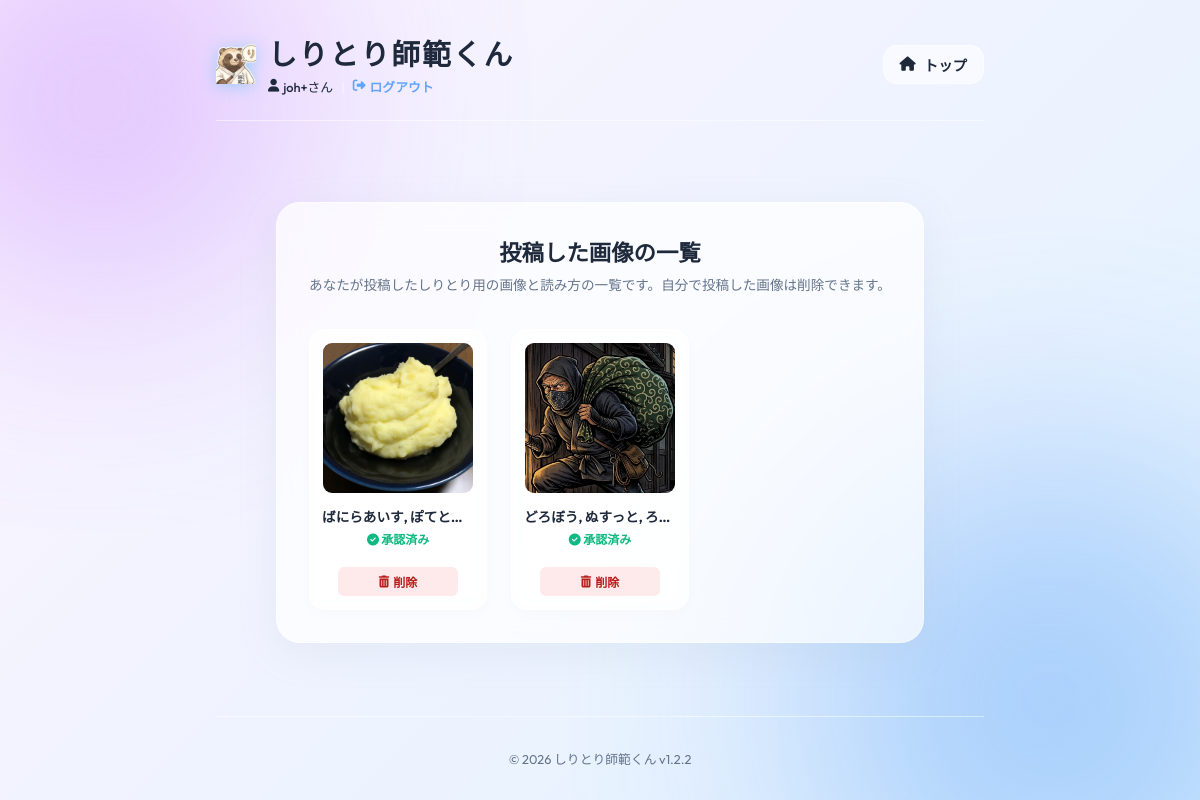
Screenshot of /shiritori/my-images/ (signed in) with the database file from the repository.
### shiritori_game/models.py (models this page shows, shortened)
class GameImage(models.Model):
    user = models.ForeignKey(
        User,
        on_delete=models.CASCADE,
        null=True,
        blank=True,
        related_name='uploaded_images',
        verbose_name='投稿ユーザー'
    )
    image = models.ImageField(
        upload_to='uploads/%Y/%m/%d/',
        verbose_name='画像ファイル'
    )
    is_approved = models.BooleanField(
        default=False,
        verbose_name='承認フラグ',
        help_text='管理者が承認するまでゲーム内には表示されません。'
    )
    created_at = models.DateTimeField(
        auto_now_add=True,
        verbose_name='登録日時'
    )
    updated_at = models.DateTimeField(
        auto_now=True,
        verbose_name='更新日時'
    )
    class Meta:
        verbose_name = 'ゲーム画像'
        verbose_name_plural = 'ゲーム画像一覧'
        ordering = ['-created_at']
    @property
    def readings_list(self):
        return [r.reading for r in self.readings.all()]

class ImageReading(models.Model):
    image = models.ForeignKey(
        GameImage,
        on_delete=models.CASCADE,
        related_name='readings',
        verbose_name='対象画像'
    )
    reading = models.CharField(
        max_length=100,
        validators=[hiragana_validator],
        verbose_name='読み方（ひらがな）',
        help_text='しりとり用の読み方をひらがなで入力してください（例: りんご）。'
    )
    created_at = models.DateTimeField(
        auto_now_add=True,
        verbose_name='登録日時'
    )
    class Meta:
        verbose_name = '画像の読み方'
        verbose_name_plural = '画像の読み方一覧'
        unique_together = ('image', 'reading')
        ordering = ['created_at']

### shiritori_game/views.py (the view)
# urls.py: path('my-images/', views.my_images, name='my_images'),
@login_required(login_url='shiritori_game:login')
def my_images(request):
    images = GameImage.objects.filter(user=request.user).prefetch_related('readings')
    return render(request, 'shiritori_game/my_images.html', {'images': images})

### shiritori_game/templates/shiritori_game/my_images.html (shortened to what this page needs)
{% load static %}
<!DOCTYPE html>
<html lang="ja">
<head>
    <link rel="stylesheet" href="https://cdnjs.cloudflare.com/ajax/libs/font-awesome/6.4.0/css/all.min.css">
    <link rel="stylesheet" href="{% static 'shiritori_game/css/style.css' %}">
</head>
<body>
    <div id="app-container" class="app-container" style="min-height: 100vh;">
        <div class="blob blob-1"></div>
        <div class="blob blob-2"></div>
        <header class="app-header">
            <div class="header-logo">
                <img src="{% static 'img/sihankun_100t.png' %}" alt="しりとり師範くんロゴ" class="logo-icon-img">
                <div class="logo-text-group">
                    <h1>しりとり師範くん</h1>
                    <div class="user-status">
                        {% if user.is_authenticated %}
                            <span class="user-name"><i class="fa-solid fa-user"></i> {{ user.username }}さん</span>
                            <span class="status-sep">|</span>
                            <a href="{% url 'shiritori_game:logout' %}" class="auth-link"><i class="fa-solid fa-right-from-bracket"></i> ログアウト</a>
                        {% endif %}
                    </div>
                </div>
            </div>
            <div>
                <a href="{% url 'shiritori_game:game_index' %}" class="btn btn-secondary" style="font-size: 0.9rem; padding: 0.5rem 1rem;"><i class="fa-solid fa-house"></i> トップ</a>
            </div>
        </header>
        <main class="game-main" style="margin-bottom: 2rem;">
            <div class="game-card menu-card" style="max-width: 100%; padding: 2rem;">
                <h2 style="font-size: 1.4rem; margin-bottom: 0.5rem; font-weight: 700; color: var(--text-primary);">
                    投稿した画像の一覧
                </h2>
                <p style="font-size: 0.85rem; color: var(--text-secondary); margin-bottom: 2rem; line-height: 1.6;">
                    あなたが投稿したしりとり用の画像と読み方の一覧です。自分で投稿した画像は削除できます。
                </p>
                {% if images %}
                    <div class="my-images-grid">
                        {% for img in images %}
                            <div class="my-image-item">
                                <img src="{{ img.image.url }}" alt="投稿画像">
                                <div class="my-image-info">
                                    <div class="my-image-readings" title="{{ img.readings_list|join:', ' }}">
                                        {{ img.readings_list|join:", " }}
                                    </div>
                                    <div class="my-image-status">
                                        {% if img.is_approved %}
                                            <span class="status-approved"><i class="fa-solid fa-circle-check"></i> 承認済み</span>
                                        {% else %}
                                            <span class="status-pending"><i class="fa-solid fa-circle-notch fa-spin"></i> 承認待ち</span>
                                        {% endif %}
                                    </div>
                                </div>
                                <form method="post" action="{% url 'shiritori_game:delete_image' img.id %}" onsubmit="return confirm('本当にこの画像を削除しますか？\n紐づいている読み方もすべて削除されます。');" style="width: 100%; display: flex; justify-content: center;">
                                    <button type="submit" class="btn btn-delete" style="padding: 0.4rem 0.8rem; font-size: 0.75rem; border-radius: 6px; cursor: pointer; display: flex; align-items: center; gap: 0.25rem; width: 100%; max-width: 120px; justify-content: center; border: none; font-weight: 600;">
                                        <i class="fa-solid fa-trash-can"></i> 削除
                                    </button>
                                </form>
                            </div>
                        {% endfor %}
                    </div>
                {% endif %}
            </div>
        </main>
        <footer class="app-footer">
            <p>&copy; 2026 しりとり師範くん <span id="app-version">v1.2.2</span></p>
        </footer>
    </div>
</body>
</html>

### rows the page displays
GameImage: image (picture), readings_list "ばにらあいす, ぽてと…", is_approved True (drawn)
GameImage: image (picture), readings_list "どろぼう, ぬすっと, ろ…", is_approved True (drawn)

### other values shown
{{ user.username }} "joh+"
